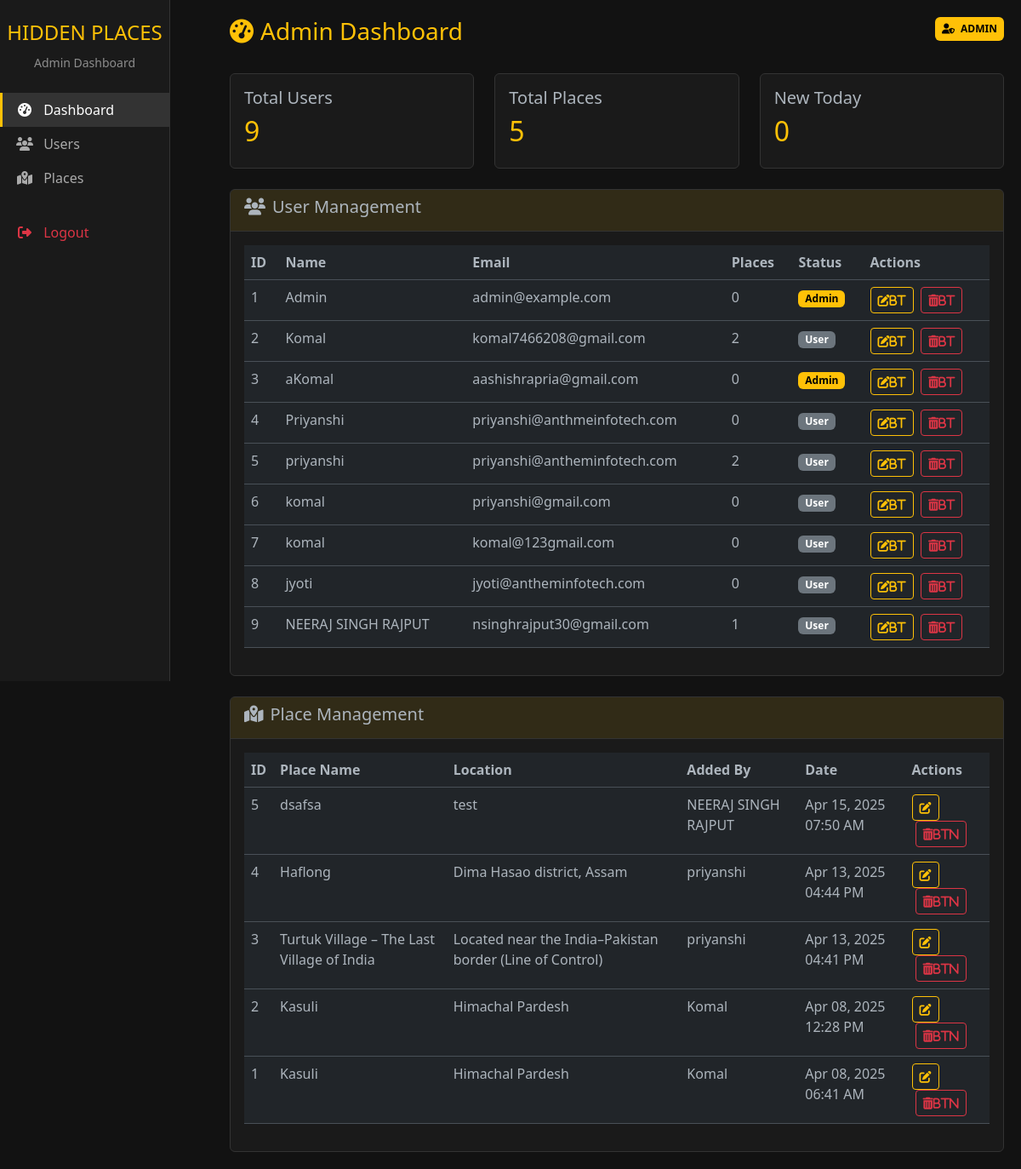
The app's page /admin/dashboard (signed in), older data.
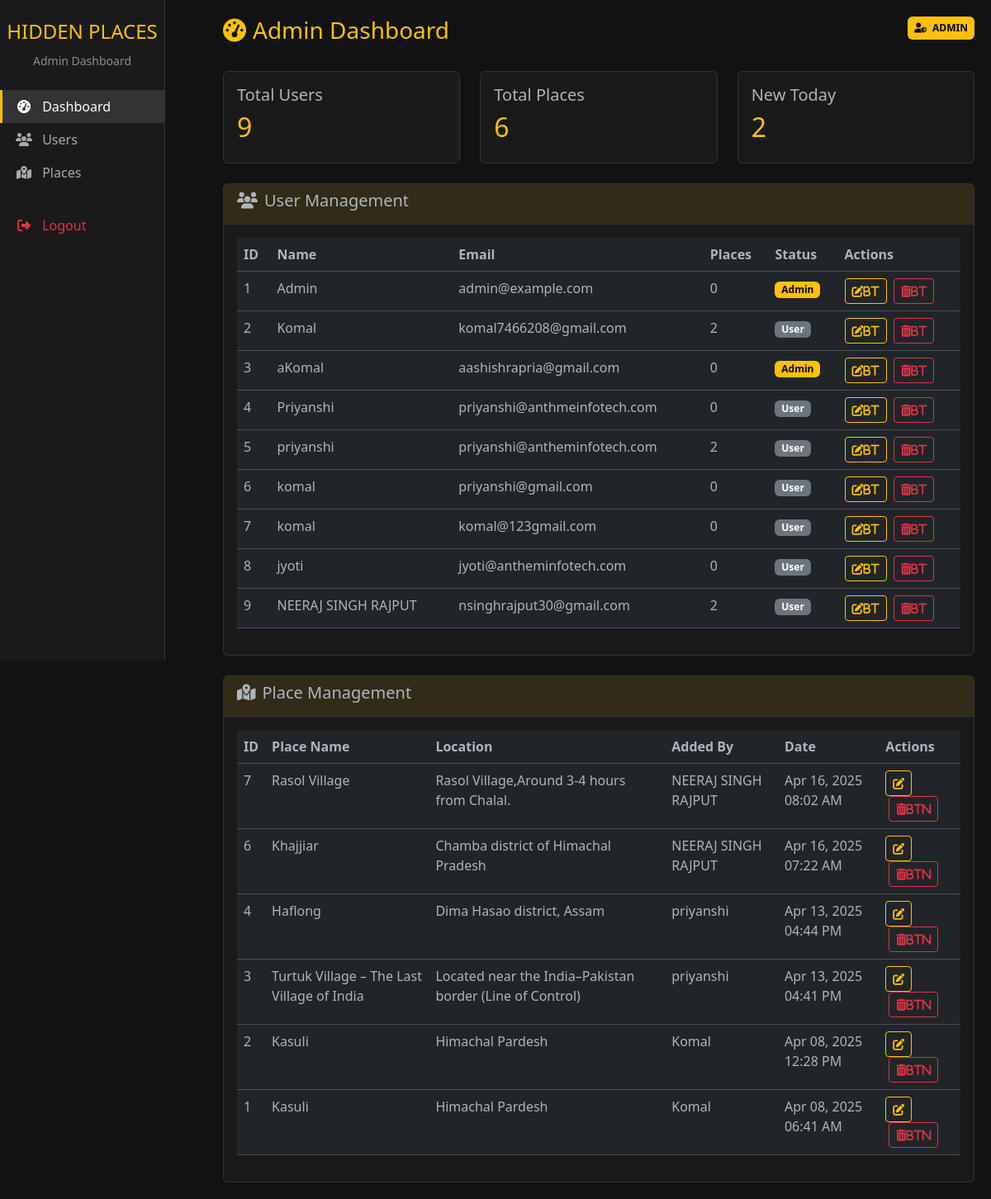
The same page, newer data.
### app.py (models this page shows)
class User(db.Model):
    id = db.Column(db.Integer, primary_key=True)
    email = db.Column(db.String(120), unique=True, nullable=False)
    first_name = db.Column(db.String(50), nullable=False)
    password = db.Column(db.String(200), nullable=False)
    is_admin = db.Column(db.Boolean, default=False)
    places = db.relationship('Place', backref='author', lazy=True)

class Place(db.Model):
    id = db.Column(db.Integer, primary_key=True)
    name = db.Column(db.String(100), nullable=False)
    location = db.Column(db.String(100), nullable=False)
    description = db.Column(db.Text, nullable=False)
    image = db.Column(db.String(100), nullable=False)
    best_time = db.Column(db.String(50))
    timestamp = db.Column(db.DateTime, default=datetime.utcnow)
    user_id = db.Column(db.Integer, db.ForeignKey('user.id'), nullable=False)

### app.py (the view)
@app.route('/admin/dashboard')
def admin_dashboard():
    if not session.get('is_admin'):
        flash("Admin access required", "danger")
        return redirect(url_for('login'))
    all_users = User.query.order_by(User.id).all()
    all_places = Place.query.order_by(Place.timestamp.desc()).all()
    today = datetime.utcnow().date()
    today_places = Place.query.filter(
        db.func.date(Place.timestamp) == today
    ).count()
    return render_template("admin_dashboard.html",
                         users=all_users,
                         places=all_places,
                         today_places=today_places)

### app.py (called while the page is built)
@app.template_filter('datetimeformat')
def datetimeformat(value, format='%b %d, %Y %I:%M %p'):
    return value.strftime(format)

@app.before_request
def check_admin_access():
    if request.path.startswith('/admin') and not request.endpoint == 'admin_login':
        if not session.get('is_admin'):
            flash("Admin access required", "danger")
            return redirect(url_for('login'))

### templates/admin_dashboard.html (shortened to what this page needs)
<!DOCTYPE html>
<html lang="en" data-bs-theme="dark">
<head>
    <link href="https://cdn.jsdelivr.net/npm/bootstrap@5.3.0/dist/css/bootstrap.min.css" rel="stylesheet">
    <link rel="stylesheet" href="https://cdnjs.cloudflare.com/ajax/libs/font-awesome/6.4.0/css/all.min.css">
</head>
<body>
    <div class="sidebar col-md-3 col-lg-2 d-md-block">
        <div class="text-center py-4">
            <h4 class="text-warning">HIDDEN PLACES</h4>
            <small class="text-white-50">Admin Dashboard</small>
        </div>
        <ul class="nav flex-column">
            <li class="nav-item">
                <a class="nav-link active" href="#">
                    <i class="fas fa-tachometer-alt"></i> Dashboard
                </a>
            </li>
            <li class="nav-item">
                <a class="nav-link" href="#users">
                    <i class="fas fa-users"></i> Users
                </a>
            </li>
            <li class="nav-item">
                <a class="nav-link" href="#places">
                    <i class="fas fa-map-marked-alt"></i> Places
                </a>
            </li>
            <li class="nav-item mt-4">
                <a class="nav-link text-danger" href="{{ url_for('logout') }}">
                    <i class="fas fa-sign-out-alt"></i> Logout
                </a>
            </li>
        </ul>
    </div>
    <div class="main-content">
        <div class="d-flex justify-content-between mb-4">
            <h3 class="text-warning">
                <i class="fas fa-tachometer-alt me-2"></i>Admin Dashboard
            </h3>
            <div class="text-end">
                <span class="badge badge-admin p-2">
                    <i class="fas fa-user-shield me-1"></i> ADMIN
                </span>
            </div>
        </div>
        <div class="row mb-4">
            <div class="col-md-4">
                <div class="card">
                    <div class="card-body">
                        <h5 class="card-title">Total Users</h5>
                        <h2 class="text-warning">{{ users|length }}</h2>
                    </div>
                </div>
            </div>
            <div class="col-md-4">
                <div class="card">
                    <div class="card-body">
                        <h5 class="card-title">Total Places</h5>
                        <h2 class="text-warning">{{ places|length }}</h2>
                    </div>
                </div>
            </div>
            <div class="col-md-4">
                <div class="card">
                    <div class="card-body">
                        <h5 class="card-title">New Today</h5>
                        <h2 class="text-warning">{{ today_places }}</h2>
                    </div>
                </div>
            </div>
        </div>
        <div class="card mb-4" id="users">
            <div class="card-header">
                <h5><i class="fas fa-users me-2"></i>User Management</h5>
            </div>
            <div class="card-body">
                <div class="table-responsive">
                    <table class="table table-hover">
                        <thead>
                            <tr>
                                <th>ID</th>
                                <th>Name</th>
                                <th>Email</th>
                                <th>Places</th>
                                <th>Status</th>
                                <th>Actions</th>
                            </tr>
                        </thead>
                        <tbody>
                            {% for user in users %}
                            <tr>
                                <td>{{ user.id }}</td>
                                <td>{{ user.first_name }}</td>
                                <td>{{ user.email }}</td>
                                <td>{{ user.places|length }}</td>
                                <td>
                                    {% if user.is_admin %}
                                        <span class="badge badge-admin">Admin</span>
                                    {% else %}
                                        <span class="badge bg-secondary">User</span>
                                    {% endif %}
                                </td>
                                <td>
                                    <button class="btn btn-sm btn-outline-warning">
                                        <i class="fas fa-edit">bt</i>
                                    </button>
                                    <button class="btn btn-sm btn-outline-danger ms-1">
                                        <i class="fas fa-trash-alt">bt</i>
                                    </button>
                                </td>
                            </tr>
                            {% endfor %}
                        </tbody>
                    </table>
                </div>
            </div>
        </div>
        <div class="card" id="places">
            <div class="card-header">
                <h5><i class="fas fa-map-marked-alt me-2"></i>Place Management</h5>
            </div>
            <div class="card-body">
                <div class="table-responsive">
                    <table class="table table-hover">
                        <thead>
                            <tr>
                                <th>ID</th>
                                <th>Place Name</th>
                                <th>Location</th>
                                <th>Added By</th>
                                <th>Date</th>
                                <th>Actions</th>
                            </tr>
                        </thead>
                        <tbody>
                            {% for place in places %}
                            <tr>
                                <td>{{ place.id }}</td>
                                <td>{{ place.name }}</td>
                                <td>{{ place.location }}</td>
                                <td>{{ place.author.first_name }}</td>
                                <td>{{ place.timestamp|datetimeformat }}</td>
                                <td>
                                    <a href="{{ url_for('edit_place', place_id=place.id) }}"
                                       class="btn btn-sm btn-outline-warning">
                                        <i class="fas fa-edit"></i>
                                    </a>
                                    <form action="{{ url_for('delete_place', place_id=place.id) }}"
                                          method="POST" style="display:inline;">
                                        <button type="submit" class="btn btn-sm btn-outline-danger ms-1">
                                            <i class="fas fa-trash-alt">btn</i>
                                        </button>
                                    </form>
                                </td>
                            </tr>
                            {% endfor %}
                        </tbody>
                    </table>
                </div>
            </div>
        </div>
    </div>
</body>
</html>

### templates/admin_dashboard.html (style rules this page uses)
:root { --dark-bg: #1a1a1a; --darker-bg: #121212; --yellow-accent: #ffc107; }
body { background: var(--darker-bg); color: #e0e0e0; }
.sidebar { background: var(--dark-bg); border-right: 1px solid #333; height: 100vh; position: fixed; }
.nav-link { color: #aaa; border-left: 3px solid transparent; }
.nav-link:hover, .nav-link.active { color: white; background: #333; border-left: 3px solid var(--yellow-accent); }
.nav-link i { width: 20px; text-align: center; margin-right: 8px; }
.card { background: var(--dark-bg); border: 1px solid #333; }
.card-header { border-bottom: 1px solid #333; background: rgba(255, 193, 7, 0.1); }
.table { color: #e0e0e0; }
.badge-admin { background: var(--yellow-accent); color: #000; }
.main-content { margin-left: 250px; padding: 20px; }

Row changes from the older to the newer data that the page shows:
removed Place: id "5", name "dsafsa", location "test", author.first_name "NEERAJ SINGH RAJPUT", timestamp "Apr 15, 2025 07:50 AM"
computed for User "NEERAJ SINGH RAJPUT": places|length "1" → "2"
added Place: id "7", name "Rasol Village", location "Rasol Village,Around 3-4 hours from Chalal.", author.first_name "NEERAJ SINGH RAJPUT", timestamp "Apr 16, 2025 08:02 AM"
added Place: id "6", name "Khajjiar", location "Chamba district of Himachal Pradesh", author.first_name "NEERAJ SINGH RAJPUT", timestamp "Apr 16, 2025 07:22 AM"
Text that changed along with them:
{{ places|length }}: "5" → "6"
{{ today_places }}: "0" → "2"
